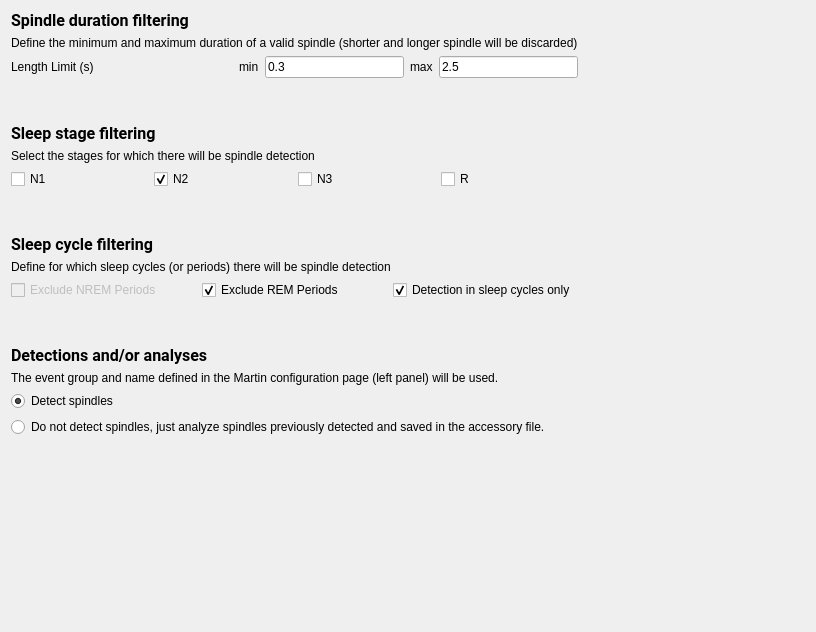
<?xml version="1.0" encoding="UTF-8"?>
<ui version="4.0">
 <class>SpindleDetectorSelStep</class>
 <widget class="QWidget" name="SpindleDetectorSelStep">
  <property name="geometry">
   <rect>
    <x>0</x>
    <y>0</y>
    <width>816</width>
    <height>632</height>
   </rect>
  </property>
  <property name="windowTitle">
   <string/>
  </property>
  <property name="styleSheet">
   <string notr="true">font: 12pt &quot;Roboto&quot;;</string>
  </property>
  <layout class="QHBoxLayout" name="horizontalLayout_5">
   <item>
    <layout class="QVBoxLayout" name="verticalLayout_3">
     <item>
      <layout class="QVBoxLayout" name="verticalLayout">
       <item>
        <widget class="QLabel" name="label_5">
         <property name="font">
          <font>
           <family>Roboto</family>
           <pointsize>12</pointsize>
           <weight>50</weight>
           <italic>false</italic>
           <bold>false</bold>
          </font>
         </property>
         <property name="text">
          <string>&lt;html&gt;&lt;head/&gt;&lt;body&gt;&lt;p&gt;&lt;span style=&quot; font-weight:600;&quot;&gt;Spindle duration filtering&lt;/span&gt;&lt;/p&gt;&lt;/body&gt;&lt;/html&gt;</string>
         </property>
        </widget>
       </item>
       <item>
        <widget class="QLabel" name="label_8">
         <property name="text">
          <string>Define the minimum and maximum duration of a valid spindle (shorter and longer spindle will be discarded)</string>
         </property>
        </widget>
       </item>
       <item>
        <layout class="QHBoxLayout" name="horizontalLayout">
         <item>
          <widget class="QLabel" name="label">
           <property name="text">
            <string>Length Limit (s)</string>
           </property>
          </widget>
         </item>
         <item>
          <spacer name="horizontalSpacer">
           <property name="orientation">
            <enum>Qt::Horizontal</enum>
           </property>
           <property name="sizeHint" stdset="0">
            <size>
             <width>40</width>
             <height>20</height>
            </size>
           </property>
          </spacer>
         </item>
         <item>
          <widget class="QLabel" name="label_3">
           <property name="text">
            <string>min</string>
           </property>
          </widget>
         </item>
         <item>
          <widget class="QLineEdit" name="min_length_lineEdit">
           <property name="text">
            <string>0.3</string>
           </property>
          </widget>
         </item>
         <item>
          <widget class="QLabel" name="label_4">
           <property name="text">
            <string>max</string>
           </property>
          </widget>
         </item>
         <item>
          <widget class="QLineEdit" name="max_length_lineEdit">
           <property name="text">
            <string>2.5</string>
           </property>
          </widget>
         </item>
        </layout>
       </item>
      </layout>
     </item>
     <item>
      <spacer name="verticalSpacer_2">
       <property name="orientation">
        <enum>Qt::Vertical</enum>
       </property>
       <property name="sizeType">
        <enum>QSizePolicy::Fixed</enum>
       </property>
       <property name="sizeHint" stdset="0">
        <size>
         <width>20</width>
         <height>40</height>
        </size>
       </property>
      </spacer>
     </item>
     <item>
      <layout class="QVBoxLayout" name="verticalLayout_2">
       <item>
        <widget class="QLabel" name="label_6">
         <property name="font">
          <font>
           <family>Roboto</family>
           <pointsize>12</pointsize>
           <weight>50</weight>
           <italic>false</italic>
           <bold>false</bold>
          </font>
         </property>
         <property name="text">
          <string>&lt;html&gt;&lt;head/&gt;&lt;body&gt;&lt;p&gt;&lt;span style=&quot; font-weight:600;&quot;&gt;Sleep stage filtering&lt;/span&gt;&lt;/p&gt;&lt;/body&gt;&lt;/html&gt;</string>
         </property>
        </widget>
       </item>
       <item>
        <widget class="QLabel" name="label_2">
         <property name="text">
          <string>Select the stages for which there will be spindle detection</string>
         </property>
        </widget>
       </item>
       <item>
        <layout class="QHBoxLayout" name="horizontalLayout_2">
         <item>
          <widget class="QCheckBox" name="checkBox_n1">
           <property name="text">
            <string>N1</string>
           </property>
          </widget>
         </item>
         <item>
          <widget class="QCheckBox" name="checkBox_n2">
           <property name="text">
            <string>N2</string>
           </property>
           <property name="checked">
            <bool>true</bool>
           </property>
          </widget>
         </item>
         <item>
          <widget class="QCheckBox" name="checkBox_n3">
           <property name="text">
            <string>N3</string>
           </property>
           <property name="checked">
            <bool>false</bool>
           </property>
          </widget>
         </item>
         <item>
          <widget class="QCheckBox" name="checkBox_r">
           <property name="text">
            <string>R</string>
           </property>
          </widget>
         </item>
        </layout>
       </item>
      </layout>
     </item>
     <item>
      <spacer name="verticalSpacer">
       <property name="orientation">
        <enum>Qt::Vertical</enum>
       </property>
       <property name="sizeType">
        <enum>QSizePolicy::Fixed</enum>
       </property>
       <property name="sizeHint" stdset="0">
        <size>
         <width>20</width>
         <height>40</height>
        </size>
       </property>
      </spacer>
     </item>
     <item>
      <widget class="QLabel" name="label_7">
       <property name="font">
        <font>
         <family>Roboto</family>
         <pointsize>12</pointsize>
         <weight>50</weight>
         <italic>false</italic>
         <bold>false</bold>
        </font>
       </property>
       <property name="text">
        <string>&lt;html&gt;&lt;head/&gt;&lt;body&gt;&lt;p&gt;&lt;span style=&quot; font-weight:600;&quot;&gt;Sleep cycle filtering&lt;/span&gt;&lt;/p&gt;&lt;/body&gt;&lt;/html&gt;</string>
       </property>
      </widget>
     </item>
     <item>
      <widget class="QLabel" name="label_9">
       <property name="text">
        <string>Define for which sleep cycles (or periods) there will be spindle detection</string>
       </property>
      </widget>
     </item>
     <item>
      <layout class="QHBoxLayout" name="horizontalLayout_3">
       <item>
        <widget class="QCheckBox" name="checkBox_excl_nremp">
         <property name="enabled">
          <bool>false</bool>
         </property>
         <property name="text">
          <string>Exclude NREM Periods</string>
         </property>
        </widget>
       </item>
       <item>
        <widget class="QCheckBox" name="checkBox_excl_remp">
         <property name="text">
          <string>Exclude REM Periods</string>
         </property>
         <property name="checked">
          <bool>true</bool>
         </property>
        </widget>
       </item>
       <item>
        <widget class="QCheckBox" name="checkBox_only_cycles">
         <property name="text">
          <string>Detection in sleep cycles only</string>
         </property>
         <property name="checked">
          <bool>true</bool>
         </property>
        </widget>
       </item>
      </layout>
     </item>
     <item>
      <spacer name="verticalSpacer_4">
       <property name="orientation">
        <enum>Qt::Vertical</enum>
       </property>
       <property name="sizeType">
        <enum>QSizePolicy::Fixed</enum>
       </property>
       <property name="sizeHint" stdset="0">
        <size>
         <width>20</width>
         <height>40</height>
        </size>
       </property>
      </spacer>
     </item>
     <item>
      <widget class="QLabel" name="label_10">
       <property name="font">
        <font>
         <family>Roboto</family>
         <pointsize>12</pointsize>
         <weight>50</weight>
         <italic>false</italic>
         <bold>false</bold>
        </font>
       </property>
       <property name="text">
        <string>&lt;html&gt;&lt;head/&gt;&lt;body&gt;&lt;p&gt;&lt;span style=&quot; font-weight:600;&quot;&gt;Detections and/or analyses&lt;/span&gt;&lt;/p&gt;&lt;/body&gt;&lt;/html&gt;</string>
       </property>
      </widget>
     </item>
     <item>
      <layout class="QHBoxLayout" name="horizontalLayout_4">
       <item>
        <widget class="QLabel" name="label_11">
         <property name="text">
          <string>The event group and name defined in the Martin configuration page (left panel) will be used. </string>
         </property>
        </widget>
       </item>
      </layout>
     </item>
     <item>
      <widget class="QRadioButton" name="radioButton_detect_spindle">
       <property name="text">
        <string>Detect spindles</string>
       </property>
       <property name="checked">
        <bool>true</bool>
       </property>
      </widget>
     </item>
     <item>
      <widget class="QRadioButton" name="radioButto_analyse_spindle">
       <property name="text">
        <string>Do not detect spindles, just analyze spindles previously detected and saved in the accessory file.</string>
       </property>
      </widget>
     </item>
     <item>
      <spacer name="verticalSpacer_3">
       <property name="orientation">
        <enum>Qt::Vertical</enum>
       </property>
       <property name="sizeHint" stdset="0">
        <size>
         <width>20</width>
         <height>40</height>
        </size>
       </property>
      </spacer>
     </item>
    </layout>
   </item>
   <item>
    <spacer name="horizontalSpacer_4">
     <property name="orientation">
      <enum>Qt::Horizontal</enum>
     </property>
     <property name="sizeHint" stdset="0">
      <size>
       <width>162</width>
       <height>20</height>
      </size>
     </property>
    </spacer>
   </item>
  </layout>
 </widget>
 <resources>
  <include location="../../../../../snooz-toolbox/src/main/python/ui/themes/themes.qrc"/>
 </resources>
 <connections>
  <connection>
   <sender>checkBox_only_cycles</sender>
   <signal>stateChanged(int)</signal>
   <receiver>SpindleDetectorSelStep</receiver>
   <slot>detect_in_cycle_only_slot()</slot>
   <hints>
    <hint type="sourcelabel">
     <x>447</x>
     <y>290</y>
    </hint>
    <hint type="destinationlabel">
     <x>357</x>
     <y>294</y>
    </hint>
   </hints>
  </connection>
  <connection>
   <sender>radioButto_analyse_spindle</sender>
   <signal>clicked()</signal>
   <receiver>SpindleDetectorSelStep</receiver>
   <slot>radio_button_slot()</slot>
   <hints>
    <hint type="sourcelabel">
     <x>272</x>
     <y>404</y>
    </hint>
    <hint type="destinationlabel">
     <x>357</x>
     <y>294</y>
    </hint>
   </hints>
  </connection>
  <connection>
   <sender>radioButton_detect_spindle</sender>
   <signal>clicked()</signal>
   <receiver>SpindleDetectorSelStep</receiver>
   <slot>radio_button_slot()</slot>
   <hints>
    <hint type="sourcelabel">
     <x>272</x>
     <y>380</y>
    </hint>
    <hint type="destinationlabel">
     <x>357</x>
     <y>294</y>
    </hint>
   </hints>
  </connection>
 </connections>
 <slots>
  <slot>detect_in_cycle_only_slot()</slot>
  <slot>radio_button_slot()</slot>
 </slots>
</ui>
